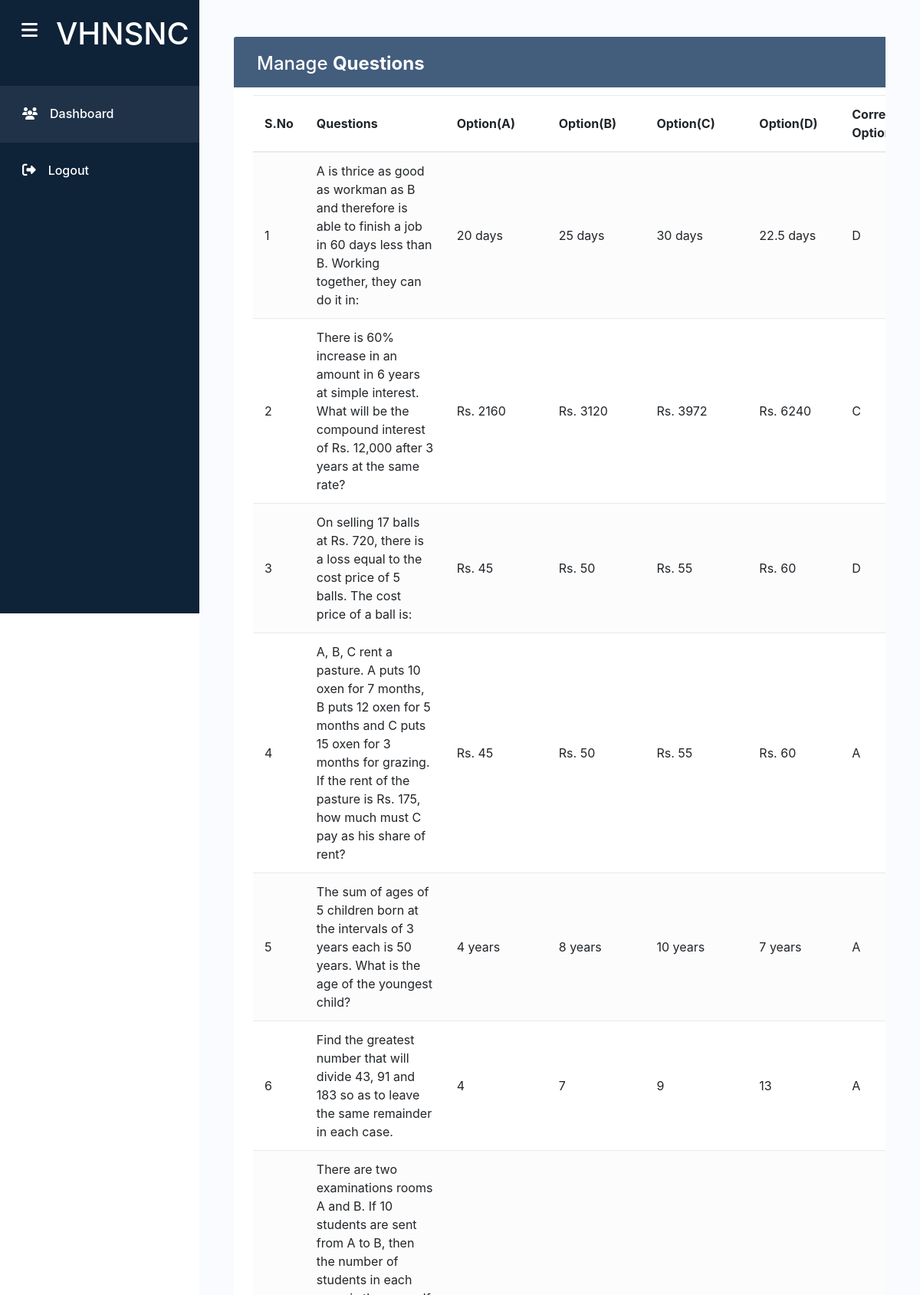
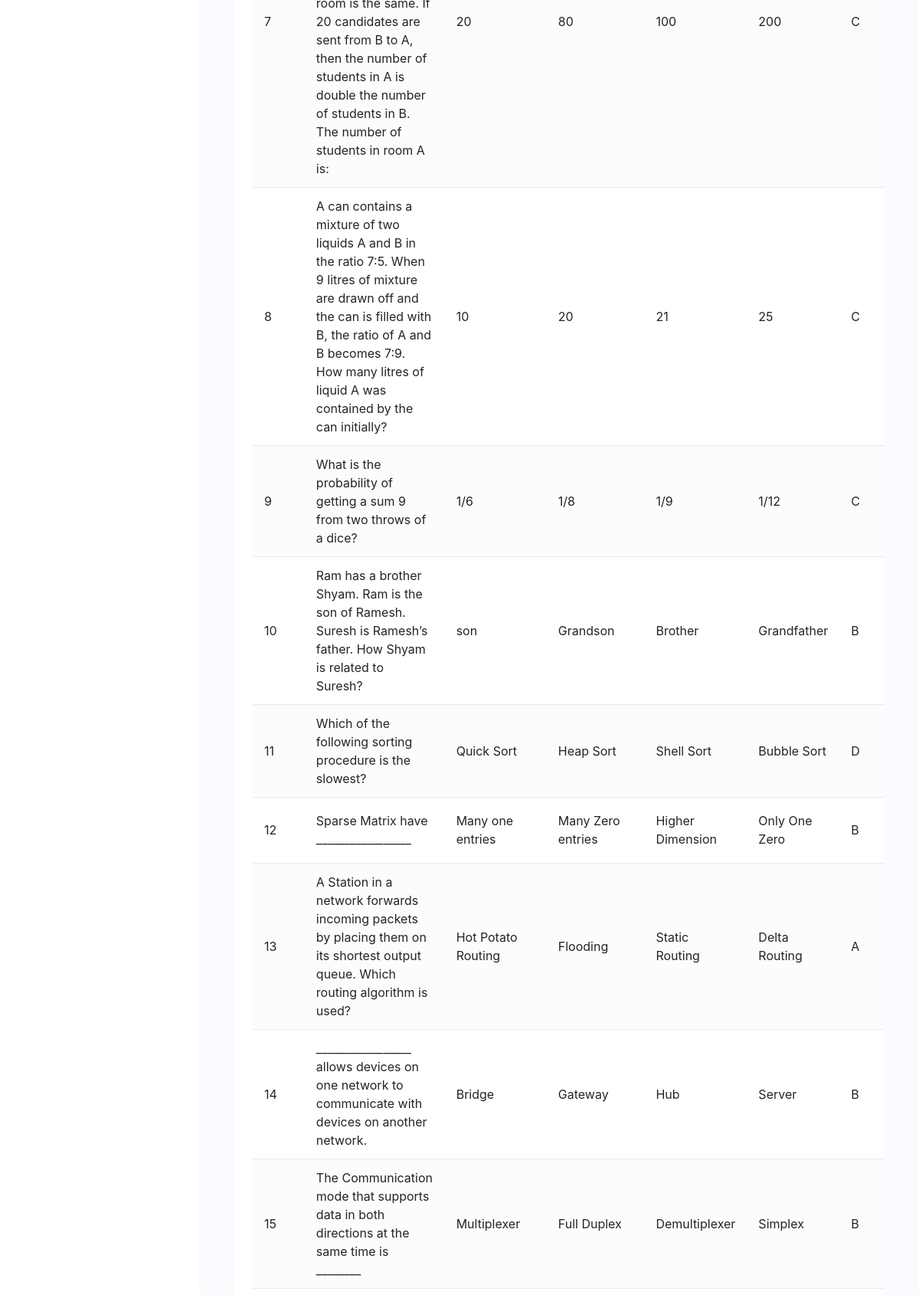
Screenshot of /admins/show-question.php (signed in, upper part) with the database file from the repository (2 pictures, top to bottom).
### tables this page shows
CREATE TABLE IF NOT EXISTS `question` (
  `question_id` int NOT NULL AUTO_INCREMENT,
  `question_name` varchar(300) DEFAULT NULL,
  `option1` varchar(150) DEFAULT NULL,
  `option2` varchar(150) DEFAULT NULL,
  `option3` varchar(150) DEFAULT NULL,
  `option4` varchar(150) DEFAULT NULL,
  `answer` varchar(150) DEFAULT NULL,
  PRIMARY KEY (`question_id`)
);

### admins/show-question.php (the view, shortened to what this page needs)
<?php
$sidebarExpanded = true;
require '../connection/connection.php';
$sql = "SELECT * FROM question";
$result = $con->query($sql);
?>
<!DOCTYPE html>
<html lang="en">
<head>
  <link rel="stylesheet" href="../fontawesome-free-6.5.2-web/css/fontawesome.min.css">
    <link rel="stylesheet" href="../fontawesome-free-6.5.2-web/css/all.min.css">
  <link rel="stylesheet" href="edit-question.css">
  <link rel="stylesheet" href="sidebar.css" class="css">
  <link rel="stylesheet" href="../boot/css/bootstrap.min.css" class="css">
</head>
<body>
  <div class="fluid-container">
    <div class="wrappers <?php echo $sidebarExpanded ? 'sidebar-expanded' : ''; ?>">
      <aside id="sidebar" class="<?php echo $sidebarExpanded ? 'expand' : ''; ?>">
        <div class="d-flex align-items-center p-1">
          <button class="toggle-btn" type="button">
            <i class="fas fa-bars"></i>
          </button>
          <div class="sidebar-logo">
            <h1 class="h1 text-white pt-3">VHNSNC</h1>
          </div>
        </div>
        <ul class="sidebar-nav">
          <li class="sidebar-item">
            <a href="dashboard.php" class="sidebar-link active">
              <i class="fas fa-users" style="font-size: 16px;"></i>
              <span class="h6">Dashboard</span>
            </a>
          </li>
          <li>
            <a href="../index.php" class="sidebar-link">
              <i class="fas fa-sign-out-alt"></i>
              <span class="h6">Logout</span>
            </a>
          </li>
        </ul>
      </aside>
      <div class="main <?php echo $sidebarExpanded ? 'expanded' : ''; ?>">
        <div class="container mt-5">
          <div class="container">
            <div class="container-xl">
              <div class="table-responsive">
                <div class="table-wrapper">
                  <div class="table-title">
                    <div class="row">
                      <div class="col-sm-6">
                        <h2>Manage <b>Questions</b></h2>
                      </div>
                    </div>
                  </div>
                  <table class="table table-striped table-hover">
                    <thead>
                      <tr>
                        <th>S.No</th>
                        <th>Questions</th>
                        <th>Option(A)</th>
                        <th>Option(B)</th>
                        <th>Option(C)</th>
                        <th>Option(D)</th>
                        <th>Correct Option</th>
                      </tr>
                    </thead>
                    <tbody>
                      <?php
                      if ($result->num_rows > 0) {
                        $sno = 1;
                        while ($row = $result->fetch_assoc()) {
                          echo "<tr>";
                          echo "<td>" . $sno . "</td>";
                          echo "<td>" . $row['question_name'] . "</td>";
                          echo "<td>" . $row['option1'] . "</td>";
                          echo "<td>" . $row['option2'] . "</td>";
                          echo "<td>" . $row['option3'] . "</td>";
                          echo "<td>" . $row['option4'] . "</td>";
                          echo "<td>" . $row['answer'] . "</td>";
                          echo "</tr>";
                          $sno++;
                        }
                      } else {
                        echo "<tr><td colspan='8'>No questions found</td></tr>";
                      }
                      ?>
                    </tbody>
                  </table>
                </div>
              </div>
            </div>
          </div>
        </div>
      </div>
    </div>
  </div>
</body>
</html>

### admins/edit-question.css (style rules this page uses)
body { color: #566787; background: #f5f5f5; font-family: 'poppins','sans-serif'; font-size: 16px; }
.table-responsive { margin: 30px 0; }
.table-wrapper { background: #fff; padding: 20px 25px; border-radius: 3px; min-width: 1000px; box-shadow: 0 1px 1px rgba(0, 0, 0, .05); }
.table-title { padding-bottom: 15px; background: #435d7d; color: #fff; padding: 16px 30px; min-width: 100%; margin: -20px -25px 10px; border-radius: 3px 3px 0 0; }
.table-title h2 { margin: 5px 0 0; font-size: 24px; }
table.table tr th, table.table tr td { border-color: #e9e9e9; padding: 12px 15px; vertical-align: middle; }
table.table tr th:first-child { width: 60px; }
table.table-striped tbody tr:nth-of-type(odd) { background-color: #fcfcfc; }

### admins/sidebar.css (style rules this page uses)
a { text-decoration: none; }
li { list-style: none; }
h1 { font-weight: 600; font-size: 1.5rem; }
body { font-family: 'Poppins', sans-serif; }
.wrappers { display: flex; }
.main { min-height: 100vh; width: calc(100% - 70px); overflow: hidden; transition: all 0.35s ease-in-out; background-color: #fafbfe; margin-left: 70px; }
.main.expanded { width: calc(100% - 260px); margin-left: 260px; }
#sidebar { width: 70px; min-width: 70px; z-index: 1000; transition: all .25s ease-in-out; background-color: #0e2238; display: flex; flex-direction: column; position: fixed; height: 100vh; top: 0; left: 0; }
#sidebar.expand { width: 260px; min-width: 260px; }
.toggle-btn { background-color: transparent; cursor: pointer; border: 0; padding: 1rem 1.5rem; }
.toggle-btn i { font-size: 1.5rem; color: #FFF; }
.sidebar-logo { margin: auto 0; }
.sidebar-nav { padding: 2rem 0; flex: 1 1 auto; }
a.sidebar-link { padding: 1.625rem 1.625rem; color: #FFF; display: block; font-size: 0.9rem; white-space: nowrap; border-left: 3px solid transparent; }
.sidebar-link i { font-size: 1.1rem; margin-right: .75rem; }
.active { background-color: rgba(255, 255, 255, .075); border-left: 3px solid #3b7ddd; }
.sidebar-item { position: relative; }

### rows the page displays
question: question_name "A is thrice as good as workman as B and therefore is able to finish a job in 60 days less than B. Working together, they can do it in:", option1 "20 days", option2 "25 days", option3 "30 days", option4 "22.5 days", answer "D"
question: question_name "There is 60% increase in an amount in 6 years at simple interest. What will be the compound interest of Rs. 12,000 after 3 years at the same rate?", option1 "Rs. 2160", option2 "Rs. 3120", option3 "Rs. 3972", option4 "Rs. 6240", answer "C"
question: question_name "On selling 17 balls at Rs. 720, there is a loss equal to the cost price of 5 balls. The cost price of a ball is:", option1 "Rs. 45", option2 "Rs. 50", option3 "Rs. 55", option4 "Rs. 60", answer "D"
question: question_name "A, B, C rent a pasture. A puts 10 oxen for 7 months, B puts 12 oxen for 5 months and C puts 15 oxen for 3 months for grazing. If the rent of the pasture is Rs. 175, how much must C pay as his share of rent?", option1 "Rs. 45", option2 "Rs. 50", option3 "Rs. 55", option4 "Rs. 60", answer "A"
question: question_name "The sum of ages of 5 children born at the intervals of 3 years each is 50 years. What is the age of the youngest child?", option1 "4 years", option2 "8 years", option3 "10 years", option4 "7 years", answer "A"
question: question_name "Find the greatest number that will divide 43, 91 and 183 so as to leave the same remainder in each case.", option1 "4", option2 "7", option3 "9", option4 "13", answer "A"
question: question_name "There are two examinations rooms A and B. If 10 students are sent from A to B, then the number of students in each room is the same. If 20 candidates are sent from B to A, then the number of students in A is double the number of students in B. The number of students in room A is:", option1 "20", option2 "80", option3 "100", option4 "200", answer "C"
question: question_name "A can contains a mixture of two liquids A and B in the ratio 7:5. When 9 litres of mixture are drawn off and the can is filled with B, the ratio of A and B becomes 7:9. How many litres of liquid A was contained by the can initially?", option1 "10", option2 "20", option3 "21", option4 "25", answer "C"
question: question_name "What is the probability of getting a sum 9 from two throws of a dice?", option1 "1/6", option2 "1/8", option3 "1/9", option4 "1/12", answer "C"
question: question_name "Ram has a brother Shyam. Ram is the son of Ramesh. Suresh is Ramesh’s father. How Shyam is related to Suresh?", option1 "son", option2 "Grandson", option3 "Brother", option4 "Grandfather", answer "B"
question: question_name "Which of the following sorting procedure is the slowest?", option1 "Quick Sort", option2 "Heap Sort", option3 "Shell Sort", option4 "Bubble Sort", answer "D"
question: question_name "Sparse Matrix have _________________", option1 "Many one entries", option2 "Many Zero entries", option3 "Higher Dimension", option4 "Only One Zero", answer "B"
question: question_name "A Station in a network forwards incoming packets by placing them on its shortest output queue. Which routing algorithm is used?", option1 "Hot Potato Routing", option2 "Flooding", option3 "Static Routing", option4 "Delta Routing", answer "A"
question: question_name "_________________ allows devices on one network to communicate with devices on another network.", option1 "Bridge", option2 "Gateway", option3 "Hub", option4 "Server", answer "B"
question: question_name "The Communication mode that supports data in both directions at the same time is ________", option1 "Multiplexer", option2 "Full Duplex", option3 "Demultiplexer", option4 "Simplex", answer "B"
